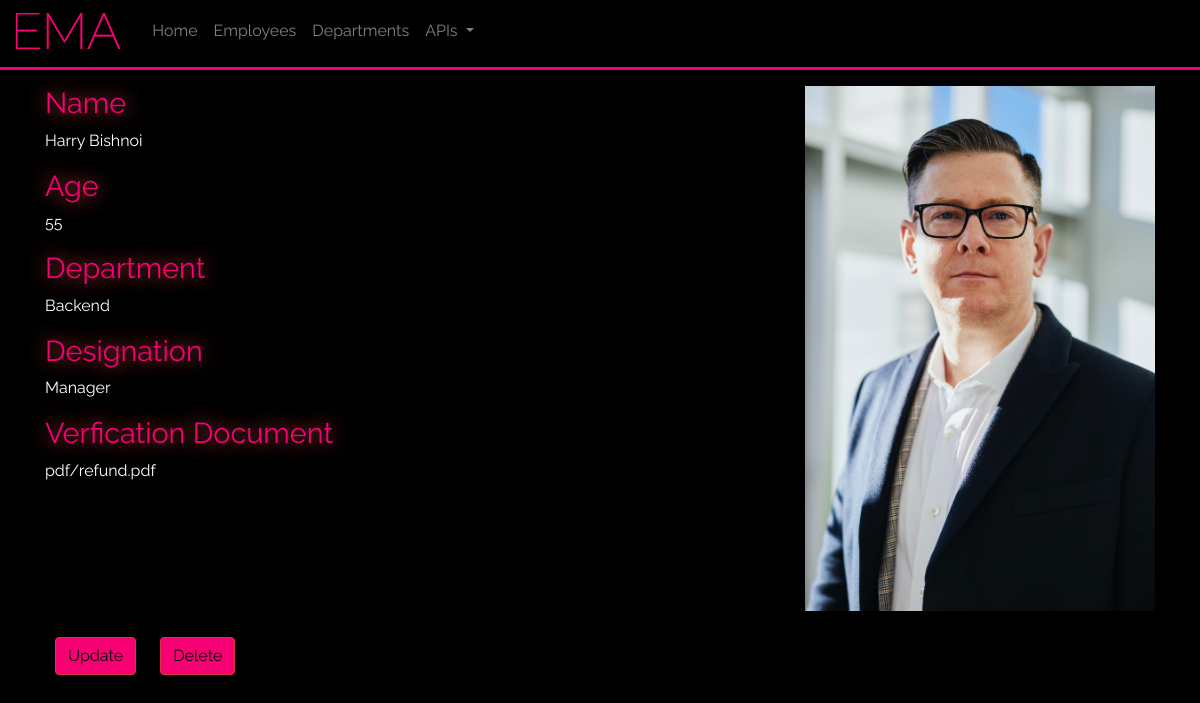
The app's page /employee_info/3 with its own data.
### employees/models.py (models this page shows)
class Employees(models.Model):
    employee_name = models.CharField(max_length=100)
    employee_age = models.IntegerField()
    employee_gender = models.CharField(max_length=100)
    employee_phone = models.CharField(max_length=100)
    employee_email = models.EmailField(max_length=100)
    employee_dept = models.CharField(max_length=100)
    employee_desg = models.CharField(max_length=100)
    profile_pic = models.ImageField(upload_to='profile',blank=True)
    verification_doc = models.FileField(upload_to='pdf',default="")

### employees/views.py (the view)
# urls.py: path('employee_info/<int:pk>', EmployeeDetail.as_view(), name = 'EmployeeDetail') ,
class EmployeeDetail(DetailView):
    model = Employees
    success_url = reverse_lazy('/')

### employees/templates/employees/employees_detail.html
{% extends 'index.html' %}
{% load static %}
{% block content %}
<div class="container mt-8">
    <div class="row">
        <div class="col-8">
            <div data-bs-spy="scroll" data-bs-target="#list-example" data-bs-smooth-scroll="true" class="scrollspy-example" tabindex="0">
                <h4 id="list-item-1">Name</h4>
                <p>{{object.employee_name}}</p>
                <h4 id="list-item-2">Age</h4>
                <p>{{object.employee_age}}</p>
                <h4 id="list-item-3">Department</h4>
                <p>{{object.employee_dept}}</p>
                <h4 id="list-item-4">Designation</h4>
                <p>{{object.employee_desg}}</p>
                <h4 id="list-item-4">Verfication Document</h4>
                <a href="{{ object.verification_doc.url }}">{{ object.verification_doc.name }}</a>
            </div>
        </div>
        <div class="col">
            <p>
            <img width="100%" src="{{ object.profile_pic.url }}" alt="...">
        </div>
    </div>
    <a href="{% url 'UpdateEmployee' pk=object.pk %}"><button class="btn btn-danger" >Update</button></a>
    <a href="{% url 'DeleteEmployee' pk=object.pk %}"><button class="btn btn-danger" >Delete</button></a>
</div>
{% endblock %}

### employees/static/style.css (style rules this page uses)
html { overflow: scroll; overflow-x: hidden; }
body { background-color: black; color: white; font-family: 'Raleway'; }
h1,h2,h3,h4,h5,h6 { color: #F60073; font-size: 1.8rem; font-weight: 400; text-shadow: 0 0 20px #FF5252; }
button { margin:10px; }
.btn-danger, .btn-danger:hover, .btn-danger:active, .btn-danger:visited { background-color: #F60073 !important; color: black !important; }
a:link { text-decoration: none; }
*, *:before, *:after { -moz-box-sizing: border-box; -webkit-box-sizing: border-box; box-sizing: border-box; }

### records on screen
Employees: employee_name "Harry Bishnoi", employee_age "55", employee_dept "Backend", employee_desg "Manager", verification_doc.name "pdf/refund.pdf", profile_pic (picture)
